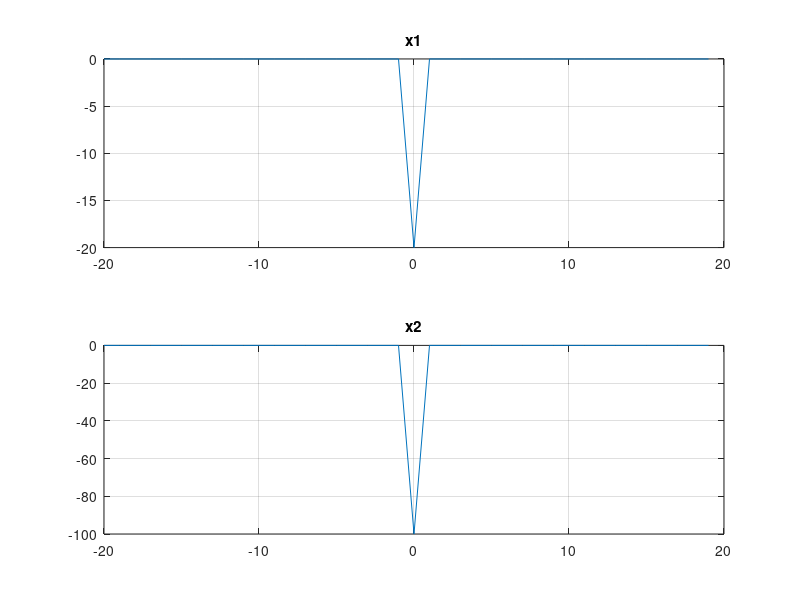

Write the MATLAB code that produced this figure.
% Generating 64 Samples of a unit impulse signal
 N=40; % Define the number of samples
 n=-(N/2):((N/2)-1); % Define a vector of sample numbers
 x=zeros(1,N); % Define a vector of zeros
 x((N/2)+1)=1.0; % Make the first sample to be 1 (i.e.at t=0)
 
x1=2.*x.*(n-10);
subplot(2,1,1);
plot(n,x1); % Plot the impulse
grid;
title('x1');

x2=5*x.*(n-10)+2.5*x.*(n-20);
subplot(2,1,2);
plot(n,x2); % Plot the impulse
grid;
title('x2');
